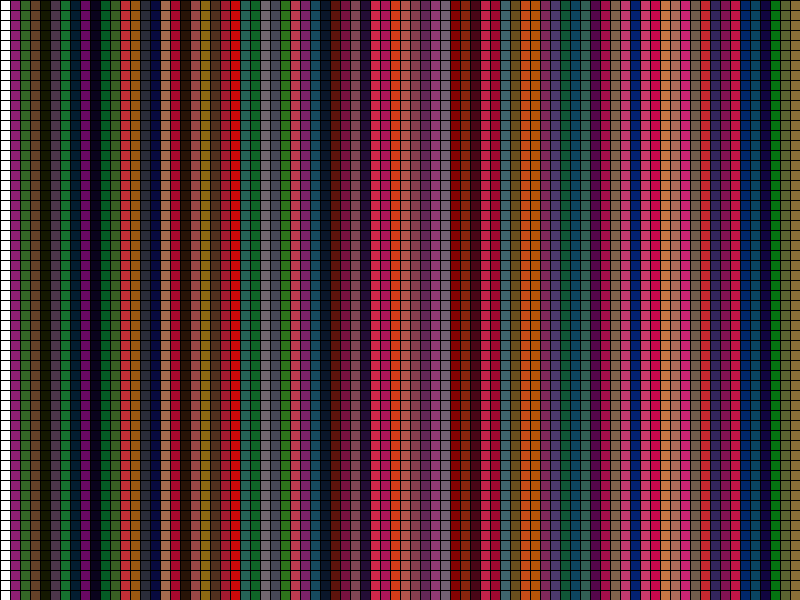
Frame 1 (no input)
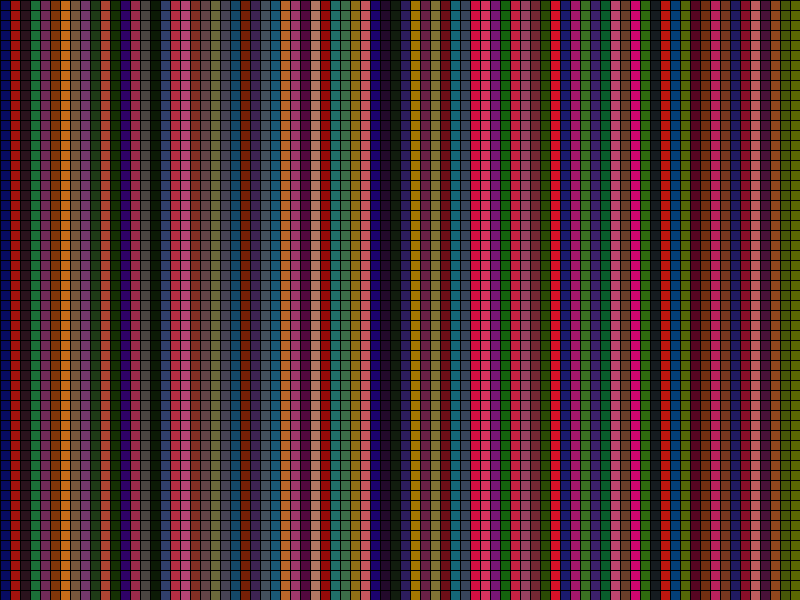
Frame 60 (the mouse pressed at the canvas centre just before this capture)
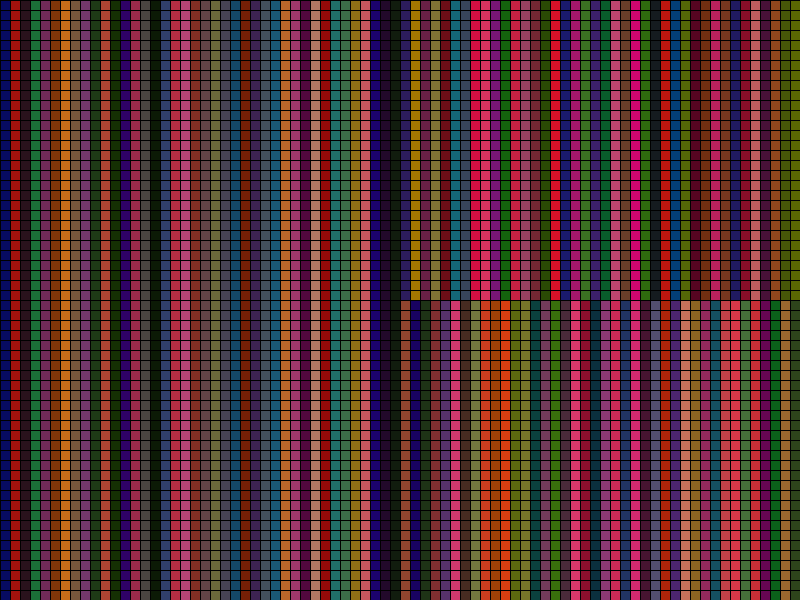
Frame 120 (the mouse held since frame 60 and released just before this capture)

The Processing sketch that drew these frames (run headless with seeded random() and noise(); from frame 60 on, the mouse is pressed at the canvas centre):

// Processing sketch: processing_112166
// ── processing_112166.pde

/*
Using two loops to draw a grid of shapes.
 
 This sketch references code available in "Form + Code."
 * Form+Code in Design, Art, and Architecture 
 * by Casey Reas, Chandler McWilliams, and LUST
 * Princeton Architectural Press, 2010
 * ISBN 9781568989372
 */

void setup() {
  size( 800, 600 );
  smooth();
  noFill();
  
  background( 255 );

  // draw a grid of overlapping circles
  // for every x-increment, draw a column of circles in the y-direction.
  // notice we don't have to use global variables for this because we are using an increment
  // of 20 to decide the x/y starting positions.   
  
  for (int x = 0; x <= width; x += 20) {
    for (int y = 0; y <= height; y+=20) {
      rect(x, y, 10, 10);
    }
  } 


}

void draw() {

     
     
   for (int x = mouseX; x <= width; x += 10) {
    for (int y = mouseY; y <= height; y+=10) 
      rect(x, y, 10, 10);
      //change size of box being drawn with

   
        //if (mousePressed == true) {
        //fill(random(0, 120), random(0, 120), random(0, 220);
       // } else {
         
     fill(random(0, 220), random(0, 120), random(0, 120));
   }
   
   }
